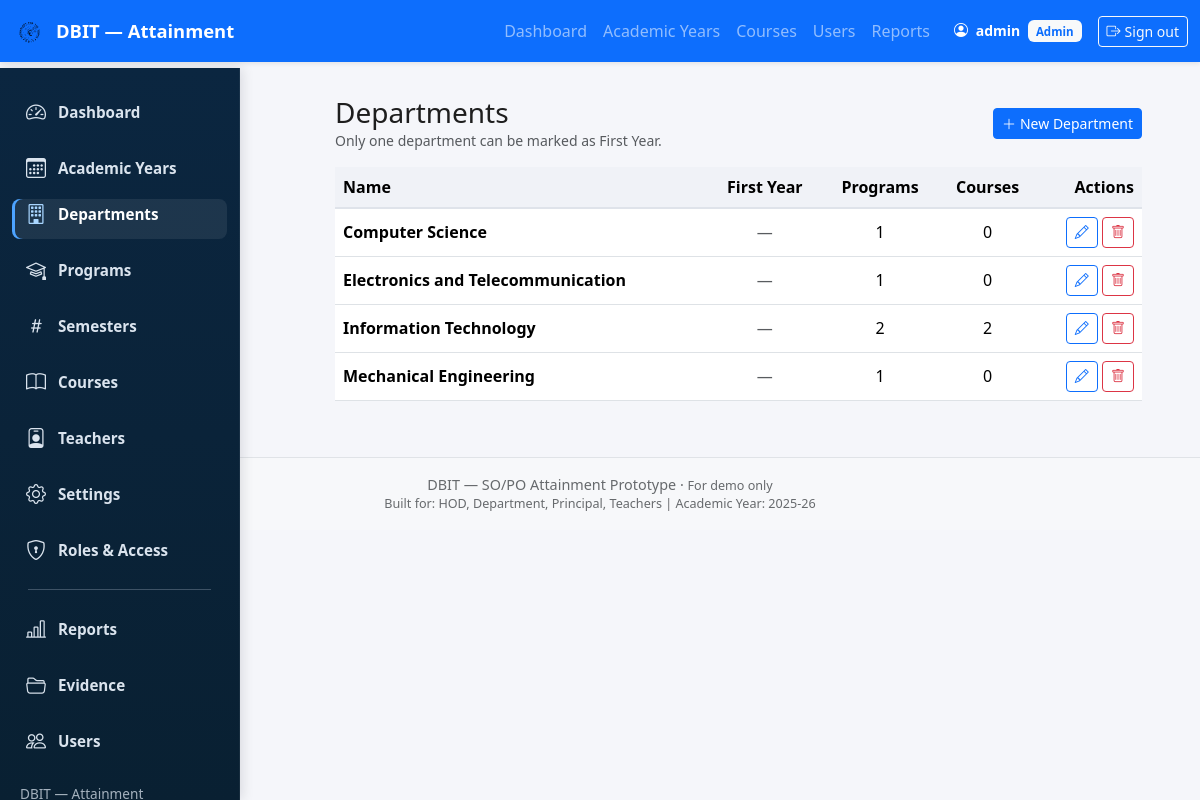
The page /admin-panel/departments/ (signed in) on the database its author committed.
### attainment/models.py (models this page shows, shortened)
class UserProfile(models.Model):
    user = models.OneToOneField(User, on_delete=models.CASCADE, related_name="profile")
    role = models.CharField(max_length=10, choices=Role.choices, default=Role.TEACHER)
    department = models.ForeignKey(
        "Department", on_delete=models.SET_NULL,
        null=True, blank=True, related_name="user_profiles"
    )
    deleted_at = models.DateTimeField(null=True, blank=True)

class Department(models.Model):
    name = models.CharField(max_length=100, unique=True)
    is_first_year = models.BooleanField(default=False)

### attainment/admin_views.py (the view)
# urls.py: path('admin-panel/departments/', av.admin_departments, name="admin_departments"),
@login_required
@role_required('ADMIN')
def admin_departments(request):
    depts = Department.objects.annotate(
        program_count=Count("programs"),
        course_count=Count("courses"),
    ).order_by("-is_first_year", "name")
    return render(request, "admin_panel/departments.html", {"departments": depts})

### attainment/utils/rbac.py (called while the page is built)
def role_required(*allowed_roles):
    def decorator(view_func):
        @wraps(view_func)
        def _wrapped(request, *args, **kwargs):
            profile = getattr(request.user, "profile", None)
            if profile is None or profile.role not in allowed_roles:
                html = render_to_string("403.html", request=request)
                return HttpResponseForbidden(html)
            return view_func(request, *args, **kwargs)
        return _wrapped
    return decorator

### templates/admin_panel/departments.html (shortened to what this page needs)
{% extends "base.html" %}
{% block content %}
<div class="row">
  <div class="col-md-3">{% include "components/sidebar_admin.html" %}</div>
  <div class="col-md-9">
    <div class="d-flex justify-content-between align-items-center mb-3">
      <div>
        <h3 class="mb-0">Departments</h3>
        <div class="text-muted small">Only one department can be marked as First Year.</div>
      </div>
      <button class="btn btn-primary btn-sm" data-bs-toggle="modal" data-bs-target="#createDeptModal">
        <i class="bi bi-plus-lg me-1"></i>New Department
      </button>
    </div>
    <div class="table-responsive">
      <table class="table table-hover align-middle">
        <thead class="table-light">
          <tr>
            <th>Name</th>
            <th class="text-center">First Year</th>
            <th class="text-center">Programs</th>
            <th class="text-center">Courses</th>
            <th class="text-end">Actions</th>
          </tr>
        </thead>
        <tbody>
          {% for dept in departments %}
          <tr>
            <td><strong>{{ dept.name }}</strong></td>
            <td class="text-center">
              {% if dept.is_first_year %}
                <span class="badge bg-info">First Year</span>
              {% else %}
                <span class="text-muted">—</span>
              {% endif %}
            </td>
            <td class="text-center">{{ dept.program_count }}</td>
            <td class="text-center">{{ dept.course_count }}</td>
            <td class="text-end">
              <button class="btn btn-outline-primary btn-sm" title="Edit"
                      data-bs-toggle="modal" data-bs-target="#editDeptModal{{ dept.pk }}">
                <i class="bi bi-pencil"></i>
              </button>
              <button class="btn btn-outline-danger btn-sm" title="Delete"
                      data-bs-toggle="modal" data-bs-target="#deleteDeptModal{{ dept.pk }}">
                <i class="bi bi-trash"></i>
              </button>
            </td>
          </tr>
          {% empty %}
          <tr>
            <td colspan="5" class="text-center text-muted py-4">No departments yet.</td>
          </tr>
          {% endfor %}
        </tbody>
      </table>
    </div>
  </div>
</div>
{% endblock %}

### templates/base.html (shortened to what this page needs)
{% load static %}
<!doctype html>
<html lang="en">
	<head>
		<link
			href="https://cdn.jsdelivr.net/npm/bootstrap@5.3.2/dist/css/bootstrap.min.css"
			rel="stylesheet"
		/>
		<link
			href="https://cdn.jsdelivr.net/npm/bootstrap-icons@1.11.3/font/bootstrap-icons.css"
			rel="stylesheet"
		/>
		<link rel="stylesheet" href="{% static 'css/styles.css' %}" />
	</head>
	<body>
		<nav
			class="navbar navbar-expand-lg navbar-dark bg-primary fixed-top shadow-sm"
		>
			<div class="container-fluid">
				<a class="navbar-brand d-flex align-items-center" href="/">
					<img
						src="{% static 'images/logo.svg' %}"
						alt="logo"
						width="36"
						height="36"
						class="me-2 rounded"
					/>
					<span>DBIT — Attainment</span>
				</a>
				<div class="collapse navbar-collapse" id="topNav">
					<ul class="navbar-nav ms-auto mb-2 mb-lg-0">
						{% if user.is_authenticated %}
							{% if user.profile.role == 'ADMIN' %}
								<li class="nav-item"><a class="nav-link" href="{% url 'admin_dashboard' %}">Dashboard</a></li>
								<li class="nav-item"><a class="nav-link" href="{% url 'admin_academic_years' %}">Academic Years</a></li>
								<li class="nav-item"><a class="nav-link" href="{% url 'admin_courses' %}">Courses</a></li>
								<li class="nav-item"><a class="nav-link" href="{% url 'admin_users' %}">Users</a></li>
								<li class="nav-item"><a class="nav-link" href="{% url 'attainment_report' %}">Reports</a></li>
							{% elif user.profile.role == 'TEACHER' %}
								<li class="nav-item"><a class="nav-link" href="{% url 'teacher_dashboard' %}">Dashboard</a></li>
							{% endif %}
						{% else %}
							<li class="nav-item"><a class="nav-link" href="{% url 'login' %}">Sign in</a></li>
						{% endif %}
					</ul>
					<div class="d-flex align-items-center ms-3">
						{% if user.is_authenticated %}
							<div class="text-white me-2 small">
								<i class="bi bi-person-circle me-1"></i>
								<strong>{{ user.get_full_name|default:user.username }}</strong>
								{% if user.profile %}
									<span class="badge bg-light text-primary ms-1">{{ user.profile.get_role_display }}</span>
								{% endif %}
							</div>
							<a class="btn btn-outline-light btn-sm ms-2" href="{% url 'logout' %}">
								<i class="bi bi-box-arrow-right me-1"></i>Sign out
							</a>
						{% else %}
							<a class="btn btn-outline-light btn-sm ms-2" href="{% url 'login' %}">
								<i class="bi bi-box-arrow-in-right me-1"></i>Sign in
							</a>
						{% endif %}
					</div>
				</div>
			</div>
		</nav>
		<main class="container-fluid">
			<div class="row g-0">
				<div class="col">
					<div class="container py-4">
						<div class="main-content">
							{% block content %}{% endblock %}
						</div>
					</div>
				</div>
			</div>
		</main>
		<footer
			class="bg-light text-center text-muted py-3 border-top mt-auto app-footer"
		>
			<div class="container">
				<div>
					DBIT — SO/PO Attainment Prototype &middot;
					<small>For demo only</small>
				</div>
				<div class="small">
					Built for: HOD, Department, Principal, Teachers | Academic Year:
					<span id="footer-year">2025-26</span>
				</div>
			</div>
		</footer>
	</body>
</html>

### static/css/styles.css (style rules this page uses)
:root { --sidebar-width: 240px; --navbar-height: 68px; --sidebar-bg-top: #0b2640; --sidebar-bg-bottom: #092032; --sidebar-text: rgba(230,238,248,0.95); --sidebar-text-muted: rgba(230,238,248,0.70); --sidebar-hover: rgba(255,255,255,0.06); }
html, body { height: 100%; overflow-x: hidden; background: #f5f6fa; font-family: system-ui, -apple-system, "Segoe UI", Roboto, "Helvetica Neue", Arial; color: #1e1e1e; }
body { padding-top: var(--navbar-height); }
.main-content { padding: 1rem; }
.table thead th { background: #f0f2f7; border-bottom: 2px solid #dfe3ea; font-weight: 600; }
.badge { font-size: 0.72rem; padding: 0.45em 0.7em; }
.navbar { box-shadow: 0 1px 4px rgba(0,0,0,0.08); }
.navbar-brand { font-size: 1.15rem; font-weight: 600; }

### templates/base.html (style rules this page uses)
body { padding-top: 0px; }
main { padding-top: 56px; }
.app-footer { font-size: 0.9rem; opacity: 0.9; }

### rows shown on the page
Department: name "Computer Science", program_count "1", course_count "0"
Department: name "Electronics and Telecommunication", program_count "1", course_count "0"
Department: name "Information Technology", program_count "2", course_count "2"
Department: name "Mechanical Engineering", program_count "1", course_count "0"

### other values the page prints
{{ user.get_full_name|default:user.username }} "admin"
{{ user.profile.get_role_display }} "Admin"
